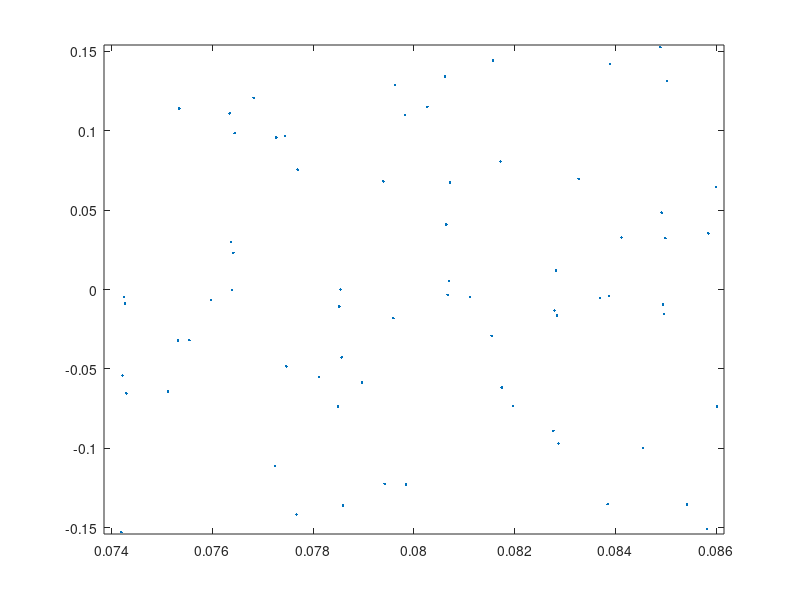
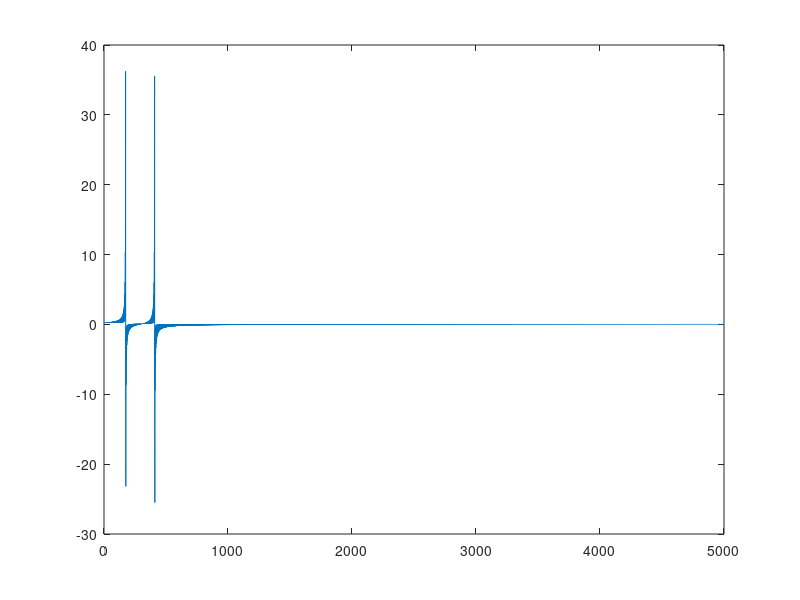

Source code (MATLAB) for these figures, in order: (Note: this script raises an error after producing the figures.)
%% Compressed Sensing Example
% Taken from https://www.mathworks.com/company/newsletters/articles/magic-reconstruction-compressed-sensing.html
% Nicholas McKibben
% ECEn 671, Project
% 2017-11-13

clear;
close all;

%% Generate 2 tone and randomly sample

N = 5e3;
t = linspace(0,1/8,N).';
w1 = 1394*pi;
w2 = 3266*pi;
f = sin(w1*t) + sin(w2*t);

% m is the percentage of the original samples sampled
m = .15*N;
idx = randsample(N,m);

fprintf('Sampling ratio: %f%%\n',m/N*100);

% Plot the fully sampled signal showing m random samples
figure(1);
% h = plot(t,f,'-s');
% h.MarkerSize = 2;
% idx = 1:2:N;
% h.MarkerIndices = idx;
idx = 1:1:N;
samps = zeros(size(f));
samps(idx) = f(idx);
samps(samps == 0) = NaN;
plot(t,samps,'.');

% plot(t,f(idx),'-');
zoom('xon'); zoom(13);

%% IDCT of f
% Plot the actual sparse coefficients
figure(2);
c = idct(f);
plot(c);

%% Construct A
D = dct(eye(N,N));
A = D(idx,:);

%% Reconstruct
% min_{x \in R^n} ||x||_1 subject to Ax = f(idx)
% This is SPGL1's basis pursuit
[xp,r,g,info] = spg_bp(A,f(idx));

%% Look at some plots
% Plot the reconstructed signal overtop the fully sampled f
figure(1);
hold on;
plot(t,dct(xp));
title('Two tone Signal');
xlabel('Time (s)');
legend('Fully sampled', ...
    sprintf('CS Reconstructed, %d%% sampling ratio',m/N*100));

% Plot the approximated coefficents overtop the idct(f)
figure(2);
hold on;
plot(xp);
title('DCT Sparse representation');
legend('Fully sampled','CS Reconstructed');

% Plot the error
figure(3);
semilogy(abs(dct(xp)-f));
title('log(Error)');
